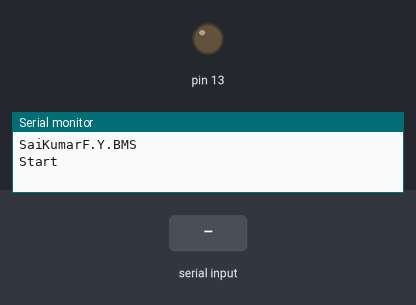
This sketch was run on a simulated Arduino Uno, built with avr-gcc and run on an emulated ATmega328P. Parts: output pins drawn as LEDs (lit = HIGH), the last lines printed to the serial monitor. The inputs (shaded band) are chosen by the test bench.

Above: at 1.2 s.
1.3 s: "n" received over Serial
At 1.9 s:
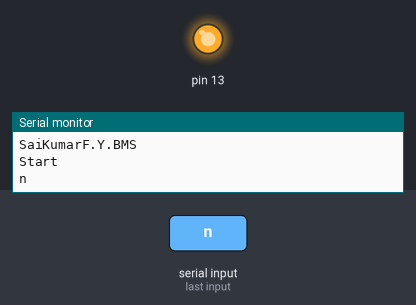
2.8 s: "f" received over Serial
At 4.2 s:
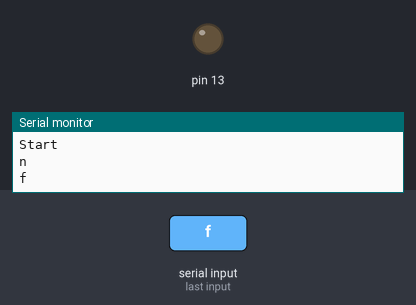
Timing chart, 0 to 5.8 s (numbered marks = the images above; inputs shaded):
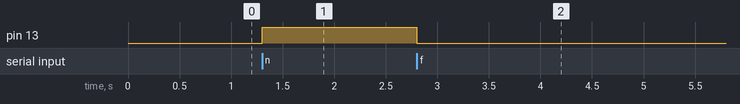

Measured:
- after the input at 1.3 s, pin 13: LOW → HIGH at once
- after the input at 2.8 s, pin 13: HIGH → LOW at once

The sketch:

sketch_aug31b.ino
```cpp
void setup()
{
  Serial.begin(9600);
  Serial.print("SaiKumar");
  Serial.println("F.Y.BMS");
  Serial.println("Start");
  pinMode(13,OUTPUT);
}

void loop()
{
  if(Serial.available()>0)
  {
   char a=Serial.read();
   Serial.println(a);

   if(a=='n')
   {
     digitalWrite(13,1);

   }
   if(a=='f')
   {
     digitalWrite(13,0);
   }

  }
}
```
